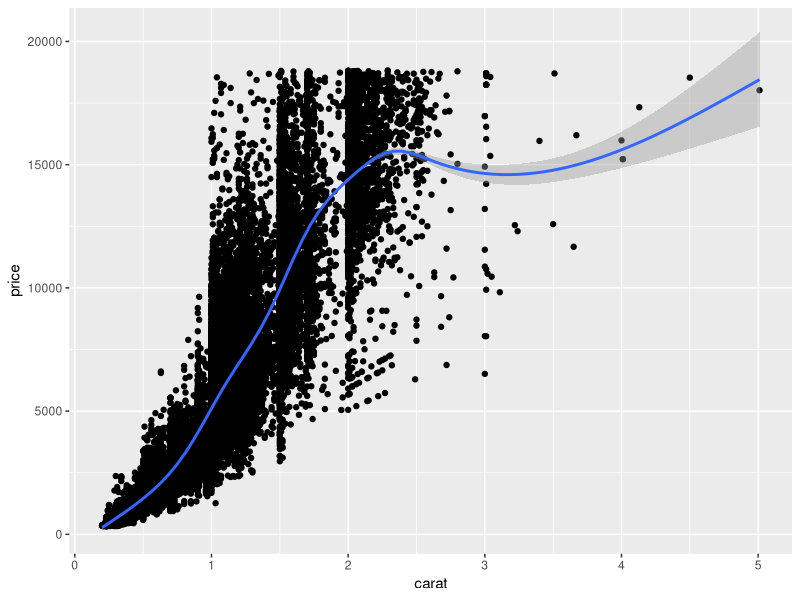
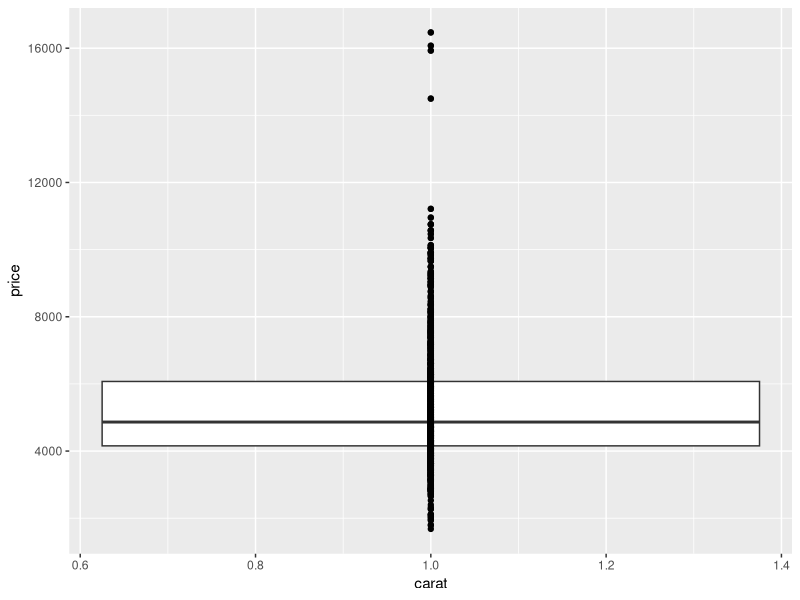
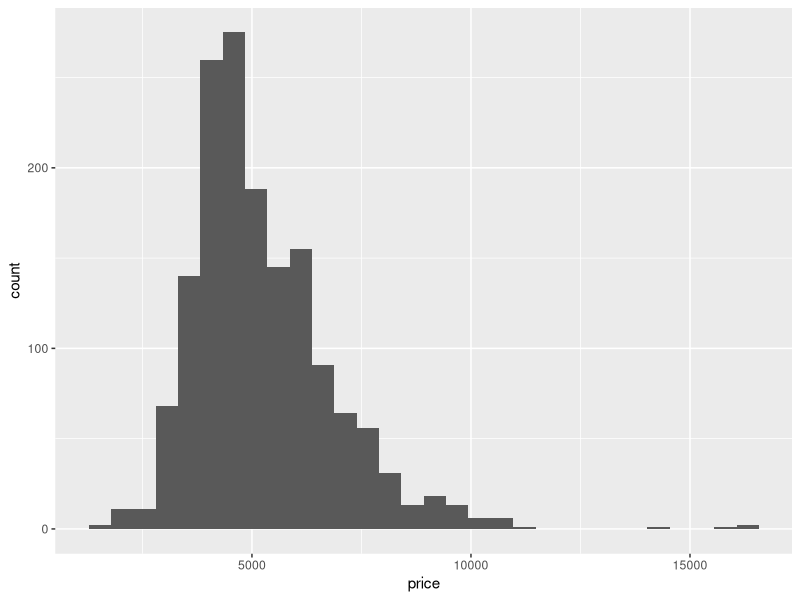
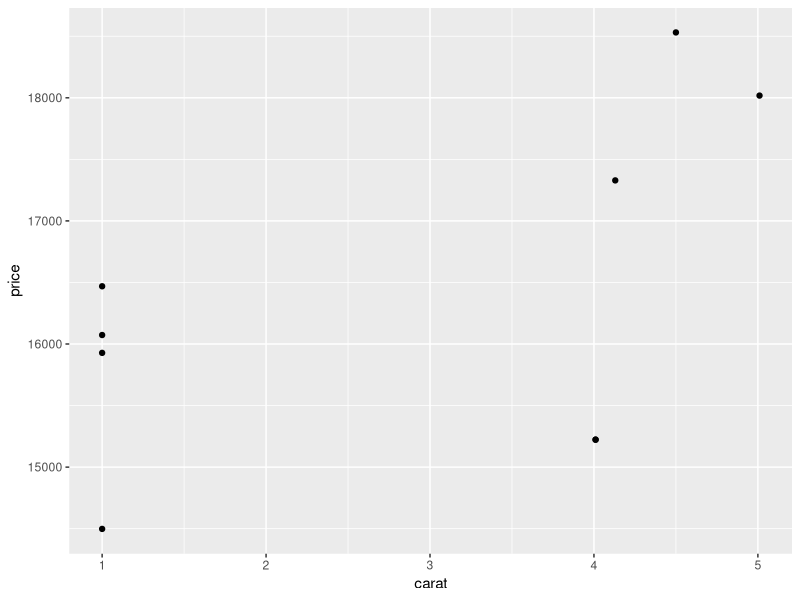
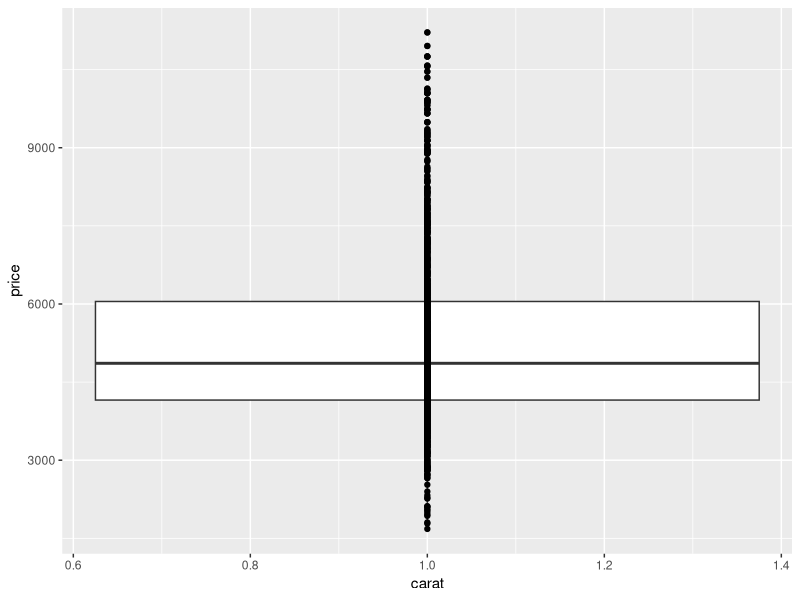
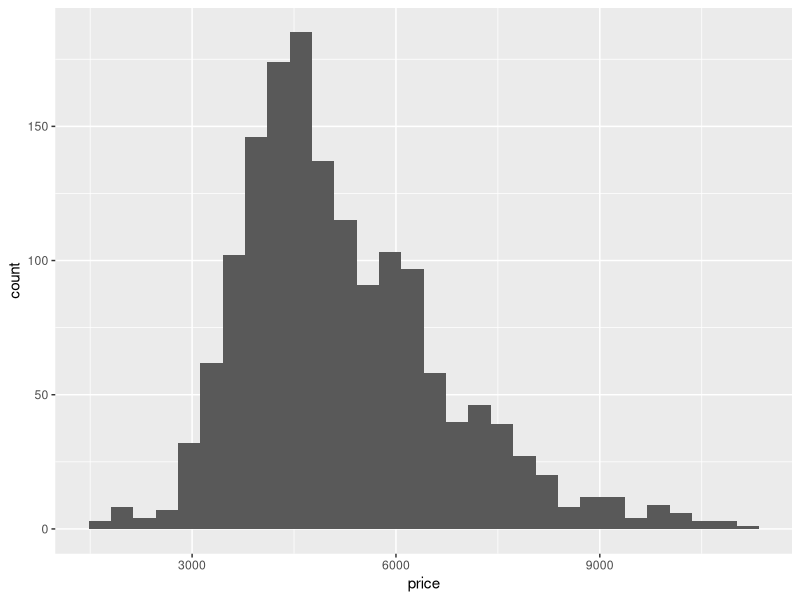
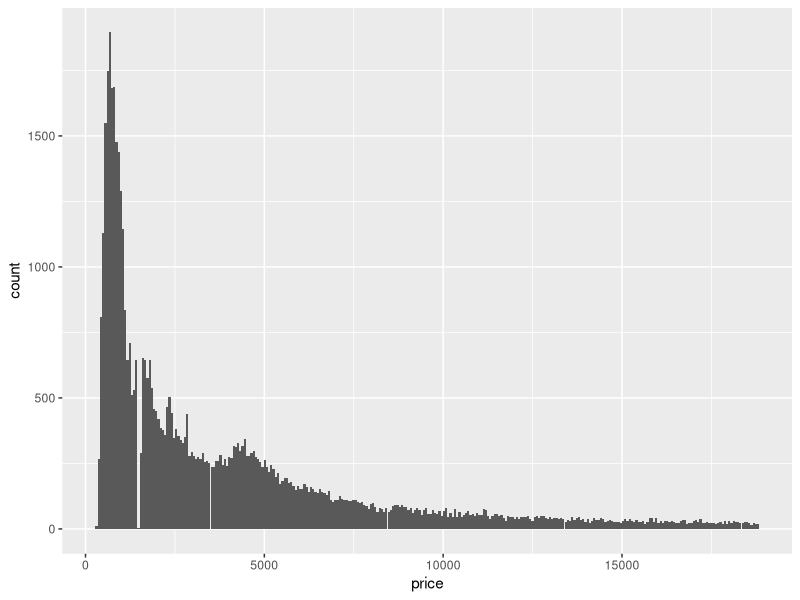
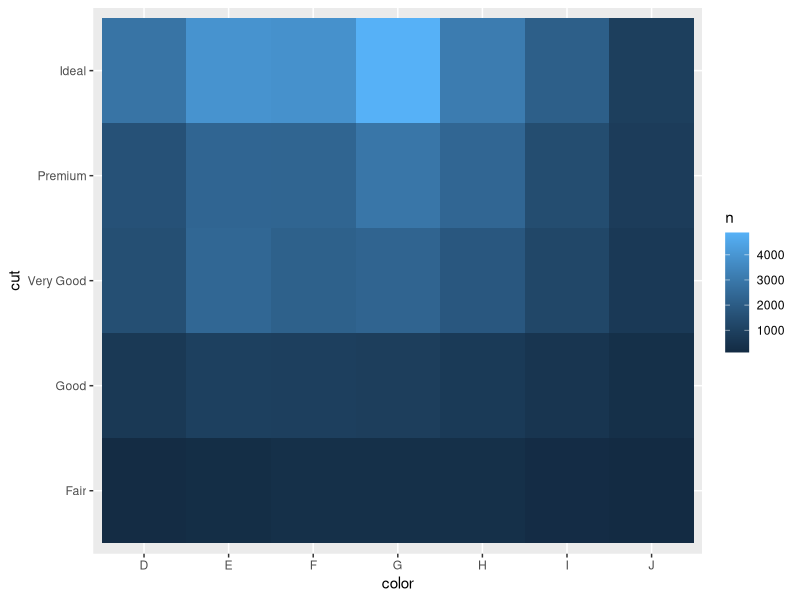

Recreate these plots in R, in order.
## ---- chunk 1
    library(tidyverse)

    ggplot(diamonds, aes(x= carat, y=price)) +
      geom_point() +
      geom_smooth()

    clar_1 <- filter(diamonds, carat == 1)

    ggplot(clar_1, aes(x=carat, y=price)) +
      geom_boxplot() +
      geom_point()

    ggplot(clar_1, aes(x=price)) +
      geom_histogram()
## ---- chunk 2
    clar_1_5 <- filter(diamonds, carat == 1 | carat > 4, price > 12000)

    ggplot(clar_1_5, aes(x=carat, y=price)) +
      geom_point()
    
    print(clar_1_5)

## ---- chunk 3
fixed_clar_1 <- filter(clar_1, price < 12000)

ggplot(fixed_clar_1, aes(x=carat, y=price)) +
  geom_boxplot() +
  geom_point()


ggplot(fixed_clar_1, aes(x=price)) +
  geom_histogram()
## ---- chunk 4
ggplot(diamonds, aes(x=price)) +
  geom_histogram(bins = 300)
## ---- chunk 5
diamonds %>% 
  count(color, cut) %>%  
  ggplot(mapping = aes(x = color, y = cut)) +
    geom_tile(mapping = aes(fill = n))
## ---- chunk 6
diamonds %>% 
  count(color, cut) %>%  
  ggplot(mapping = aes(x = cut, y = color)) +
    geom_tile(mapping = aes(fill = n))
## ---- chunk 7
ggplot(diamonds, aes(x=x, y=price)) +
  geom_point()
  
fixed_x <- filter(diamonds, x > 0)

ggplot(fixed_x, aes(x=x, y=price)) +
  geom_point()
